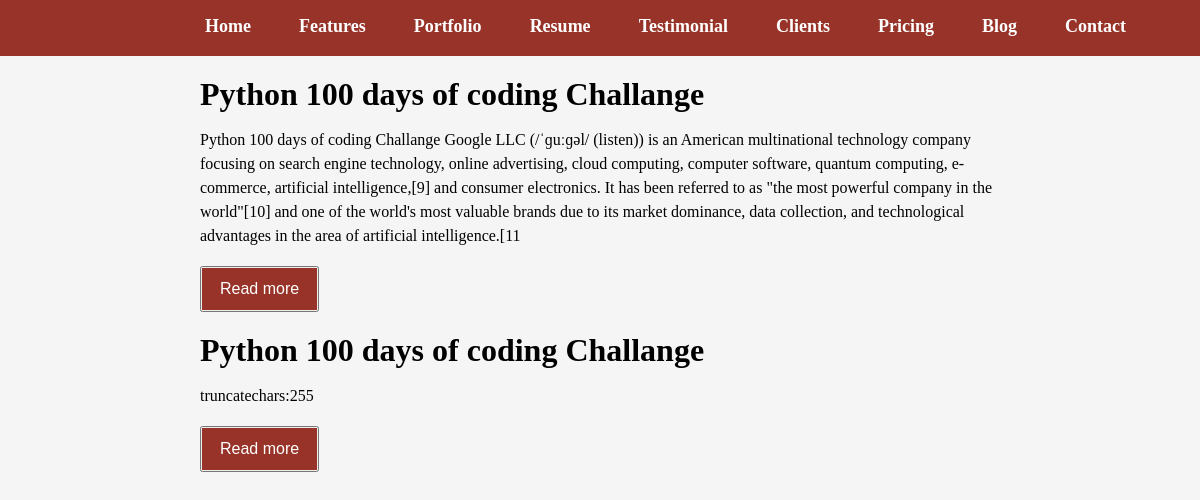
/blog/, run on an earlier commit of the app's database.
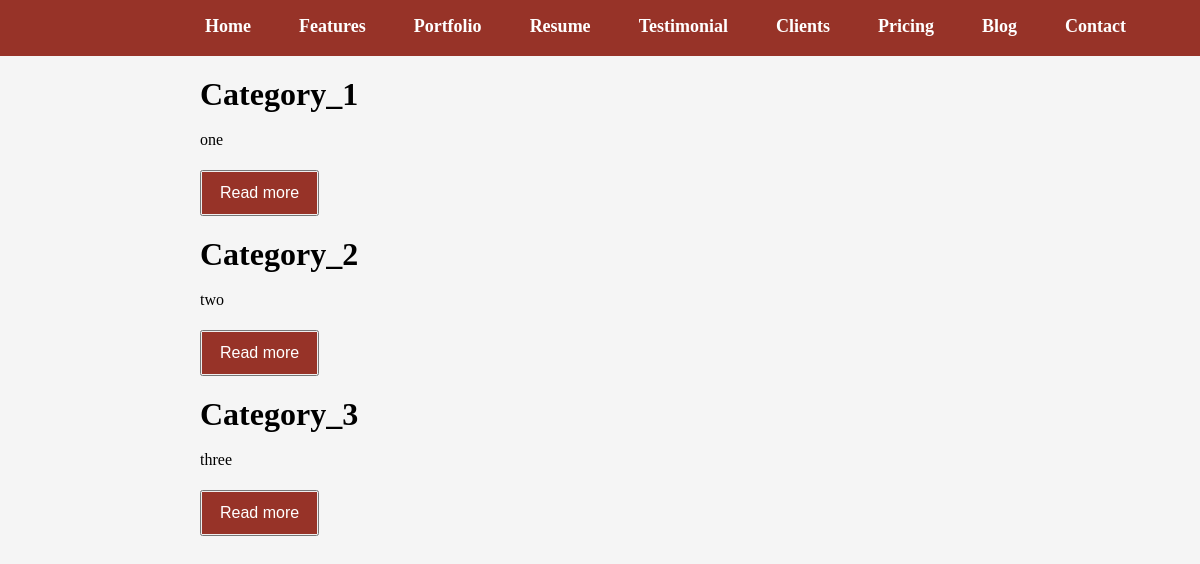
And on a later commit of the database.
### child_001/models.py (models this page shows, shortened)
class Blog(models.Model):
    category_name = models.ForeignKey(Category, on_delete=models.CASCADE)
    title = models.TextField()
    body = models.TextField()

class Category(models.Model):
    name = models.CharField(max_length=100, verbose_name = "Category Name")
    def __str__(self):
        return self.name

### child_001/views.py (the view)
# urls.py: path('blog/', views.blog, name='blog'),
def blog(request):
    data = Blog.objects.all()
    context = {'dt': data}
    return render(request, 'blog/blog.html', context)

### child_001/templates/blog/blog.html
{% extends 'blog/base.html' %}
{% load static %}
{% block link %}<link rel="stylesheet" href="{% static 'css/blog.css' %}" /> {% endblock link %}
{% block content %}
{% include 'blog/navbar.html' %}
{% for data in dt %}
<div class="blog-width">
    <h1 class="blog-h1">{{ data.category_name }}</h1>
    <p class="blog-p">{{ data.title|safe }}</p>
    <button><a href="{% url 'child_001:readmore' data.id %}">Read more</a></button>
</div>
{% endfor %}
{% endblock %}

### child_001/templates/blog/base.html (shortened to what this page needs)
<!DOCTYPE html>
{% load static %}
<html lang="en">
  <head>
    {% block link %}<link rel="stylesheet" href="{% static 'css/base.css' %}" /> {% endblock link %}
  </head>
  <body>
    {% block content %} {% endblock content %}
  </body>
</html>

### child_001/templates/blog/navbar.html (shortened to what this page needs)
<div class="header">
  <div class="nav">
    <ul>
      <li><a href="/">Home</a></li>
      <li><a href="#">Features</a></li>
      <li><a href="#">Portfolio</a></li>
      <li><a href="#">Resume</a></li>
      <li><a href="#">Testimonial</a></li>
      <li><a href="#">Clients</a></li>
      <li><a href="#">Pricing</a></li>
      <li><a href="/blog">Blog</a></li>
      <li><a href="#">Contact</a></li>
    </ul>
  </div>
</div>

### child_001/static/css/blog.css (style rules this page uses)
* { margin: 0; padding: 0; }
body { background-image: linear-gradient(rgb(245, 245, 245), rgb(245, 245, 245)); font-family: poppins; -webkit-background-size: cover; background-size: cover; background-position: center center; height: 100vh; }
.nav ul { list-style: none; display: -webkit-flex; display: -moz-flex; display: -ms-flex; display: -o-flex; display: flex; }
.nav ul li a { text-decoration: none; color: #fff; padding: 1.5rem; font-weight: bold; font-size: 18px; transition: all .5s ease; }
.header { background: rgb(151, 51, 40); overflow: hidden; height: 40px; padding-top: 16px; }
.nav { display: grid; grid-template-columns: 6fr 6fr; align-items: center; width: 1100px; margin: auto; }
.blog-width { margin: 20px 200px; }
.blog-h1 { padding-bottom: 15px; }
.blog-p { padding-bottom: 18px; line-height: 24px; }
button a { background-color: rgb(151, 51, 40); border: none; color: white; padding: 12px 18px; text-align: center; text-decoration: none; display: inline-block; font-size: 16px; }

What changed in the data, as far as the page shows it:
removed Blog: category_name "Python 100 days of coding Challange", title "Python 100 days of coding Challange Google LLC (/ˈɡuːɡəl/ (listen)) is an American multinational technology company focusing on search engine technology, online advertising, cloud computing, computer software, quantum computing, e-commerce, artificial intelligence,[9] and consumer electronics. It has been referred to as \"the most powerful company in the world\"[10] and one of the world's most valuable brands due to its market dominance, data collection, and technological advantages in the area of artificial intelligence.[11"
removed Blog: category_name "Python 100 days of coding Challange", title "truncatechars:255"
added Blog: category_name "Category_1", title "one"
added Blog: category_name "Category_2", title "two"
added Blog: category_name "Category_3", title "three"
